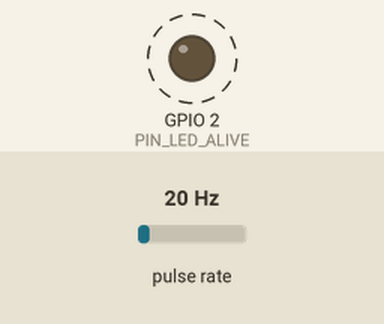
The sketch below on a simulated ESP32. Parts: output pins drawn as LEDs (lit = HIGH). Wiring (inferred from the names in the program): pulse sensor: data GPIO 4. Dashed ring = blinking. Inputs (shaded band) come from the test bench; at power-on: pulse rate 20 Hz. What the sketch prints to the serial monitor is not drawn.

Above: at 0.6 s.
Timing chart, 0 to 3.0 s (numbered marks = the images above):
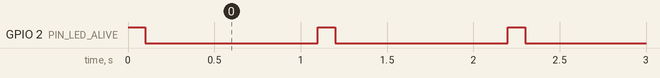

Measured:
- by itself, GPIO 2 (PIN_LED_ALIVE): alternates HIGH for 0.10 s and LOW for 1.0 s

The sketch:

RPM.ino
```cpp
// (licence header left out)
// -----FreeRTOS includes-----
#include <freertos/FreeRTOS.h>
#include <freertos/task.h>

// -----pinout-----
#define PIN_LED_ALIVE          02
#define PIN_RPM                04

// -----tasks config-----
#define TASK_RPM_SEND_RATE_Hz  1           // task 1 send rate in hertz
#define TASK_RPM_SEND_RATE_ms  (int(1000.0 / float(TASK_RPM_SEND_RATE_Hz))) // rate perido in milliseconds
#define TASK_RPM_SEND_RATE_min (float(1.0 / (float(TASK_RPM_SEND_RATE_Hz) * 60.0))) // rate perido in min

// -----FreeRTOS objects-----
TaskHandle_t th_rpm;
TaskHandle_t th_alive;

// -----global counter variable-----
volatile uint16_t rpm_counter;

/**
 * @brief RPM interrupt service routine
 *
 */
void IRAM_ATTR isr_rpm(void){ rpm_counter++; }

/**
 * @brief Read, calculate and print the RPM
 *
 * @param arg void arg
 */
void task_RPM(void *arg){
    (void)arg;

    // -----create local variables-----
    uint32_t timer_send;
    uint16_t buffer_count = 0;
    uint16_t rpm_counter_copy;
    float rpm;

    // -----attachISR-----
    pinMode(PIN_RPM, INPUT);
    attachInterrupt(PIN_RPM, isr_rpm, RISING);

    // -----update timer-----
    timer_send = millis();

    while (true){
        if ((millis() - timer_send) >= TASK_RPM_SEND_RATE_ms){
            // -----add to timer-----
            timer_send += TASK_RPM_SEND_RATE_ms;

            // -----get counts-----
            noInterrupts();
            rpm_counter_copy = rpm_counter;
            rpm_counter = false;
            interrupts();

            // -----calculate-----
            rpm = rpm_counter_copy / TASK_RPM_SEND_RATE_min; // general rpm calculation
            rpm /= 2; // compensate for the double peak of the signal

            // -----print value-----
            Serial.printf("RPM: %.2f\n", rpm);
        }
        vTaskDelay(1 / portTICK_PERIOD_MS);
    }
}

/**
 * @brief alive signal
 *
 * @param arg void arg
 */
void task_alive(void *arg){
    (void)arg;

    pinMode(PIN_LED_ALIVE, OUTPUT);

    while (true){
        digitalWrite(PIN_LED_ALIVE, HIGH);
        vTaskDelay(100 / portTICK_PERIOD_MS);
        digitalWrite(PIN_LED_ALIVE, LOW);
        vTaskDelay(1000 / portTICK_PERIOD_MS);
    }
}

void setup(){
    Serial.begin(115200);

    // -----fire up tasks-----
    xTaskCreate(task_alive,   // task function
                "task_alive", // task name
                2048,         // stack size
                NULL,         // parameters
                10,           // priority
                &th_alive);   // handler

    xTaskCreate(task_RPM,   // task function
                "tasl_RPM", // task name
                2048,       // stack size
                NULL,       // parameters
                10,         // priority
                &th_rpm);   // handler
}

void loop(){
    // -----delete loop-----
    vTaskDelete(NULL);
}
```
